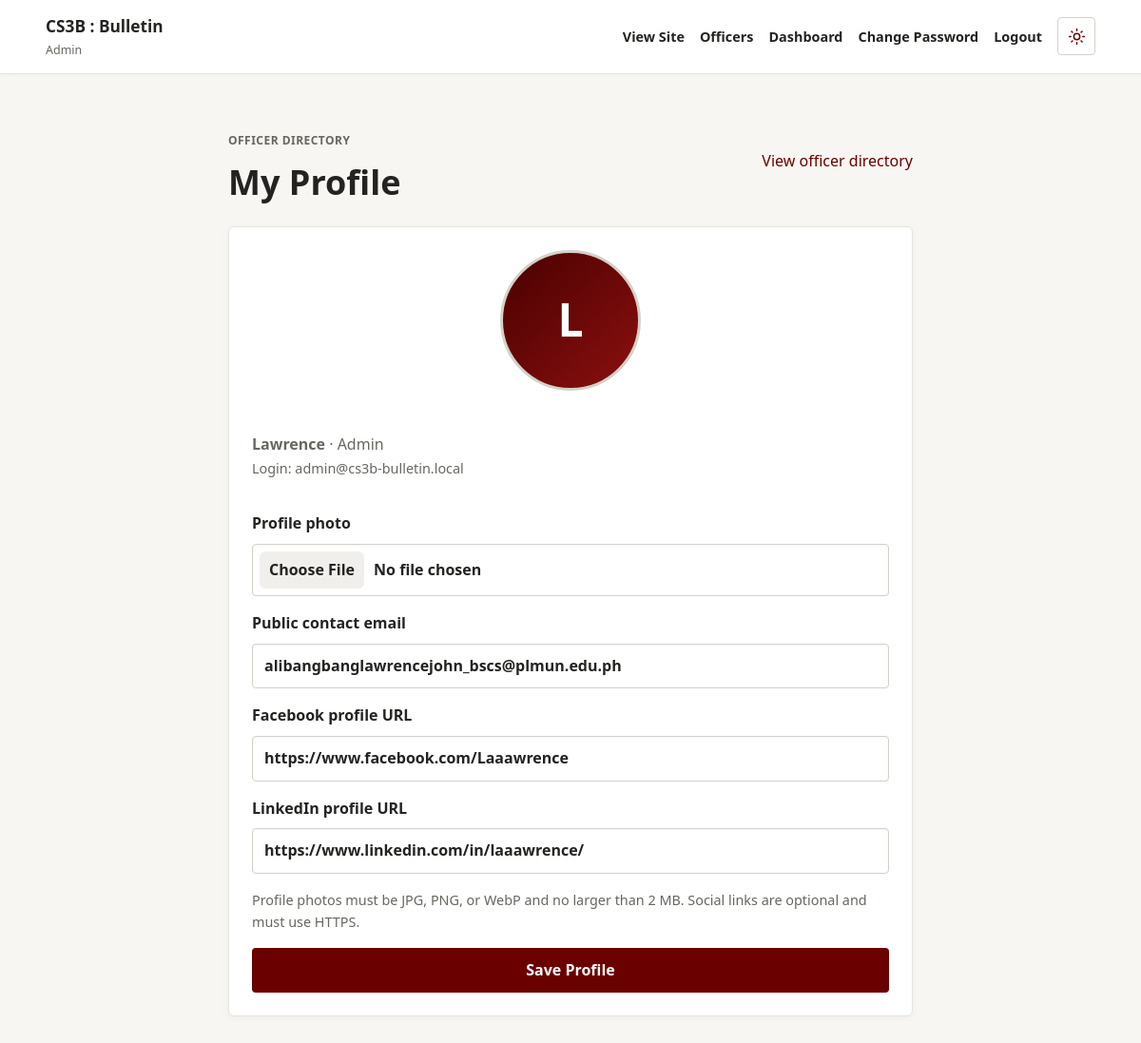
The app's page /profile.php (signed in) with its own data.
### tables this page shows
CREATE TABLE users (
 id INT UNSIGNED AUTO_INCREMENT PRIMARY KEY,
 name VARCHAR(120) NOT NULL,
 email VARCHAR(190) NOT NULL UNIQUE,
 password VARCHAR(255) NOT NULL,
 default_password VARCHAR(255) NOT NULL,
 role ENUM('admin','officer','moderator','president','vice_president','secretary','treasurer') NOT NULL DEFAULT 'officer',
 photo_path VARCHAR(255) NULL,
 contact_email VARCHAR(190) NULL,
 facebook_url VARCHAR(500) NULL,
 linkedin_url VARCHAR(500) NULL,
 created_at TIMESTAMP DEFAULT CURRENT_TIMESTAMP
);

### functions.php (called while the page is built, shortened)
<?php
function e($value) {
    return htmlspecialchars((string)$value, ENT_QUOTES, 'UTF-8');
}
function role_label($role) {
    $labels = [
        'admin' => 'Admin',
        'officer' => 'Officer',
        'moderator' => 'Moderator',
        'president' => 'President',
        'vice_president' => 'Vice-President',
        'secretary' => 'Secretary',
        'treasurer' => 'Treasurer',
    ];
    return $labels[$role] ?? 'Officer';
}

### profile.php (the view, shortened to what this page needs)
<?php
require 'config.php'; require 'functions.php'; require_officer();
$userId = (int)$_SESSION['user']['id'];
$stmt = $pdo->prepare('SELECT name,email,role,photo_path,contact_email,facebook_url,linkedin_url FROM users WHERE id=?');
$stmt->execute([$userId]);
$profile = $stmt->fetch();
?>
<!doctype html><html><head><link rel="stylesheet" href="assets/style.css"></head><body>
<header class="top"><div><strong>CS3B : Bulletin</strong><span><?=e(role_label($profile['role']))?></span></div><nav><a href="./">View Site</a><a href="officers">Officers</a><a href="dashboard">Dashboard</a><a href="change-password">Change Password</a><a href="logout">Logout</a></nav></header>
<main class="container narrow"><div class="dashhead"><div><p class="eyebrow">OFFICER DIRECTORY</p><h1>My Profile</h1></div><a href="officers">View officer directory</a></div>
<form class="card form" method="post" enctype="multipart/form-data"><input type="hidden" name="csrf" value="<?=e(csrf_token())?>">
<?php if($profile['photo_path']): ?><img class="profile-preview" src="<?=e($profile['photo_path'])?>" alt="Current profile photo"><?php else: ?><div class="profile-placeholder" aria-hidden="true"><?=e(strtoupper(substr($profile['name'], 0, 1)))?></div><?php endif; ?>
<p><strong><?=e($profile['name'])?></strong> · <?=e(role_label($profile['role']))?><br><small class="field-note">Login: <?=e($profile['email'])?></small></p>
<label>Profile photo<input type="file" name="photo" accept="image/jpeg,image/png,image/webp"></label>
<label>Public contact email<input type="email" name="contact_email" maxlength="190" value="<?=e($profile['contact_email'] ?? '')?>" autocomplete="email"></label>
<label>Facebook profile URL<input type="url" name="facebook_url" maxlength="500" placeholder="https://www.facebook.com/your-profile" value="<?=e($profile['facebook_url'] ?? '')?>"></label>
<label>LinkedIn profile URL<input type="url" name="linkedin_url" maxlength="500" placeholder="https://www.linkedin.com/in/your-profile" value="<?=e($profile['linkedin_url'] ?? '')?>"></label>
<p class="field-note">Profile photos must be JPG, PNG, or WebP and no larger than 2 MB. Social links are optional and must use HTTPS.</p><button class="primary" type="submit">Save Profile</button></form></main></body></html>

### records on screen
users: role "Admin", name "L", name "Lawrence", email "admin@cs3b-bulletin.local", contact_email "alibangbanglawrencejohn_bscs@plmun.edu.ph", facebook_url "https://www.facebook.com/Laaawrence", linkedin_url "https://www.linkedin.com/in/laaawrence/"
